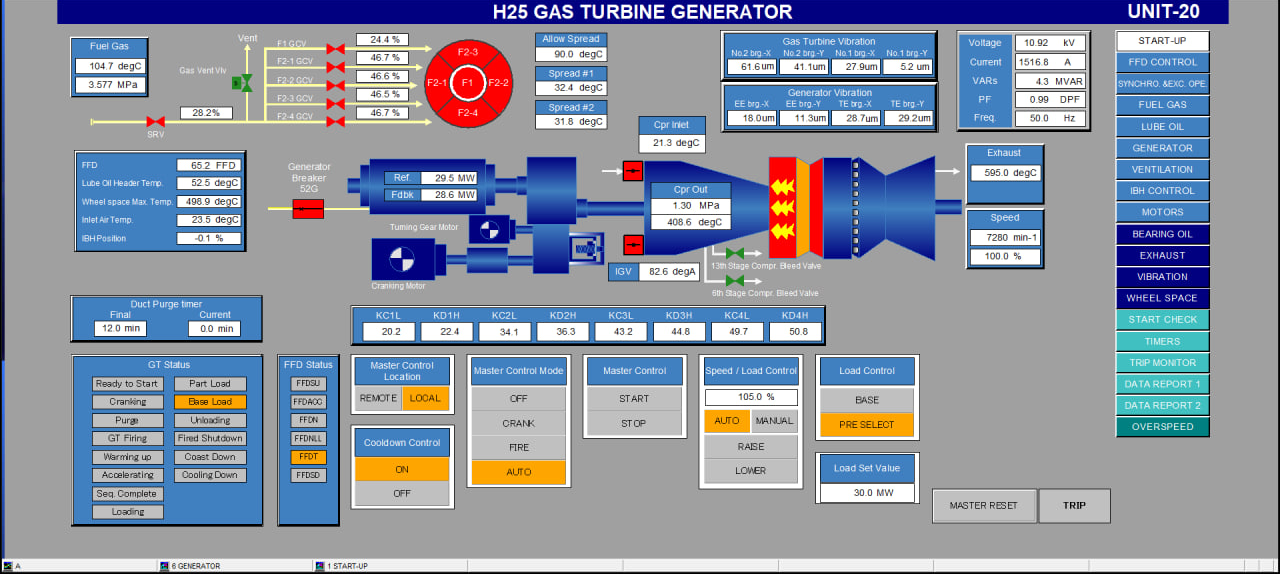
#> input picture ref_orig/01_startup.png, 1280 x 574 px, found by its file name; its folder holds only this picture in this run
$ python words_sheet.py
#> lines starting #> are read from the running program, lines starting #| are printed output that depends on the picture
# kontakt-jadval: barcha o'rta so'zlar (w40-200, h8-20) bitta PNG ga
import os
from collections import deque
from PIL import Image

def isdark(p):
    return p[0] < 120 and p[1] < 120 and p[2] < 120

cells = []
for f in sorted(os.listdir('ref_orig')):
    if not f.endswith('.png'):
        continue
    im = Image.open(os.path.join('ref_orig', f)).convert('RGB')
#> im is the input picture: PIL image 1280x574 RGB; mean R, G, B 139.6, 147.3, 163.9
    px = im.load()
    W, H = im.size
#> W = 1280; H = 574
    dark = [[isdark(px[x, y]) for x in range(W)] for y in range(H)]
#> dark = 574 items
    mask = [[False] * W for _ in range(H)]
    for y in range(H):
        x = 0
        while x < W:
            if dark[y][x]:
                x0 = x
                while x < W and dark[y][x]:
                    x += 1
                if x - x0 > 60:
                    for xx in range(x0, x):
                        mask[y][xx] = True
            else:
                x += 1
    for x in range(W):
        y = 0
        while y < H:
            if dark[y][x]:
                y0 = y
                while y < H and dark[y][x]:
                    y += 1
                if y - y0 > 40:
                    for yy in range(y0, y):
                        mask[yy][x] = True
            else:
                y += 1
    txt = [[dark[y][x] and not mask[y][x] for x in range(W)] for y in range(H)]
#> txt = 574 items
    seen = set()
    comps = []
    for y in range(H):
        for x in range(W):
            if (x, y) in seen or not txt[y][x]:
                continue
            q = deque([(x, y)])
            seen.add((x, y))
            xs, ys = [], []
            while q:
                cx, cy = q.popleft()
                xs.append(cx); ys.append(cy)
                for nx in (cx - 1, cx, cx + 1):
                    for ny in (cy - 1, cy, cy + 1):
                        if 0 <= nx < W and 0 <= ny < H and (nx, ny) not in seen and txt[ny][nx]:
                            seen.add((nx, ny))
                            q.append((nx, ny))
            if len(xs) > 4:
                comps.append([min(xs), min(ys), max(xs), max(ys)])
    comps.sort()
    groups = []
    for c in comps:
        placed = False
        for g in groups:
            if not (c[3] < g[1] - 3 or c[1] > g[3] + 3) and c[0] - g[2] < 12:
                g[0] = min(g[0], c[0]); g[1] = min(g[1], c[1])
                g[2] = max(g[2], c[2]); g[3] = max(g[3], c[3])
                placed = True
                break
        if not placed:
            groups.append(c)
#> after the loop, g = [1208, 332, 1209, 392]
    for (x0, y0, x1, y1) in groups:
        w, h = x1 - x0 + 1, y1 - y0 + 1
        if 40 <= w <= 200 and 8 <= h <= 20:
            crop = im.crop((max(0, x0 - 4), max(0, y0 - 4), min(W, x1 + 5), min(H, y1 + 5)))
            cells.append((f, x0, y0, crop))
#> after the loop, cells = 13 items

print('cells:', len(cells))
#| cells: 13
# 3x kattalashtirilgan jadval
ZW = 3
cols = 4
cw = max(c.width for _, _, _, c in cells) * ZW + 200
#> cw = 689
rh = max(c.height for _, _, _, c in cells) * ZW + 30
#> rh = 114
rows = (len(cells) + cols - 1) // cols
#> rows = 4
sheet = Image.new('RGB', (cols * cw, rows * rh), (255, 0, 0))
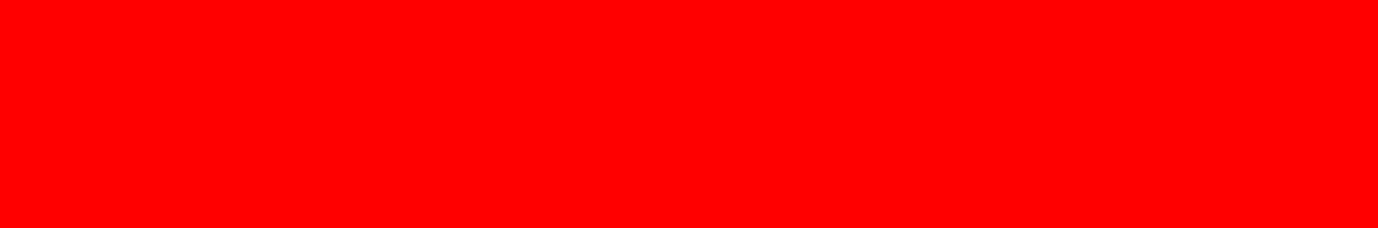
#> sheet: PIL image 2756x456 RGB (shown at 1/2 size); mean R, G, B 255, 0, 0
from PIL import ImageDraw
d = ImageDraw.Draw(sheet)
for i, (f, x0, y0, c) in enumerate(cells):
    r, cc = divmod(i, cols)
    big = c.resize((c.width * ZW, c.height * ZW), Image.NEAREST)
    sheet.paste(big, (cc * cw, r * rh + 24))
    d.text((cc * cw + 2, r * rh + 2), f'{i}:{f} x{x0} y{y0}', fill=(255, 255, 255))
#> this loop made 13 passes
#> (x0, y0, r, cc) on passes 1 to 12: (92, 469, 0, 0), (94, 320, 0, 1), (105, 453, 0, 2), (163, 432, 0, 3), (163, 451, 1, 0), (180, 106, 1, 1), (188, 320, 1, 2), (356, 33, 1, 3), (356, 51, 2, 0), (356, 70, 2, 1), (356, 88, 2, 2), (356, 106, 2, 3)
#> pass 1, `big = c.resize((c.width * ZW, c.height * ZW), Image.NEAREST)`:
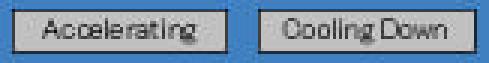
#> big: PIL image 489x63 RGB; mean R, G, B 120.2, 144.3, 168.9
#> pass 2, `big = c.resize((c.width * ZW, c.height * ZW), Image.NEAREST)`:
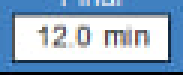
#> big: PIL image 183x75 RGB; mean R, G, B 143.5, 168.8, 194.4
#> pass 3, `big = c.resize((c.width * ZW, c.height * ZW), Image.NEAREST)`:
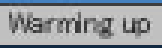
#> big: PIL image 162x48 RGB; mean R, G, B 147.3, 152.5, 157.8
#> after the loop:
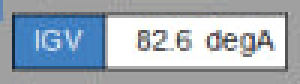
#> big: PIL image 300x84 RGB; mean R, G, B 162.1, 173.4, 184.6
#> after the loop:
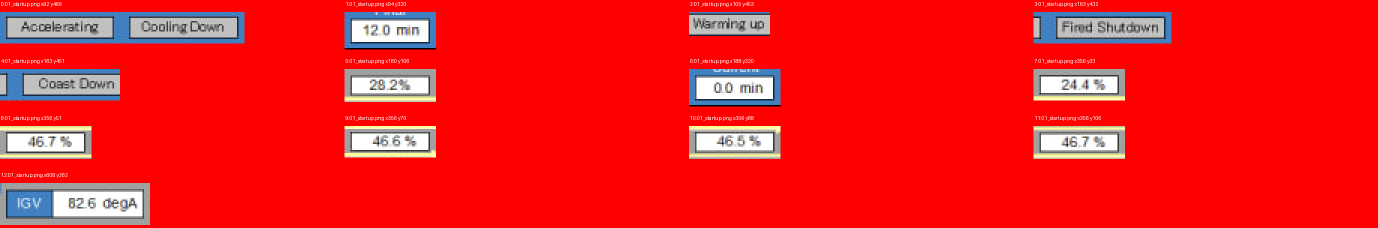
#> sheet: PIL image 2756x456 RGB (shown at 1/2 size); mean R, G, B 240.1, 27.5, 28.6
sheet.save('tools/words_sheet.png')
print('sheet:', sheet.size)
#| sheet: (2756, 456)

$ run again, on ref_orig/05_lube_oil.png
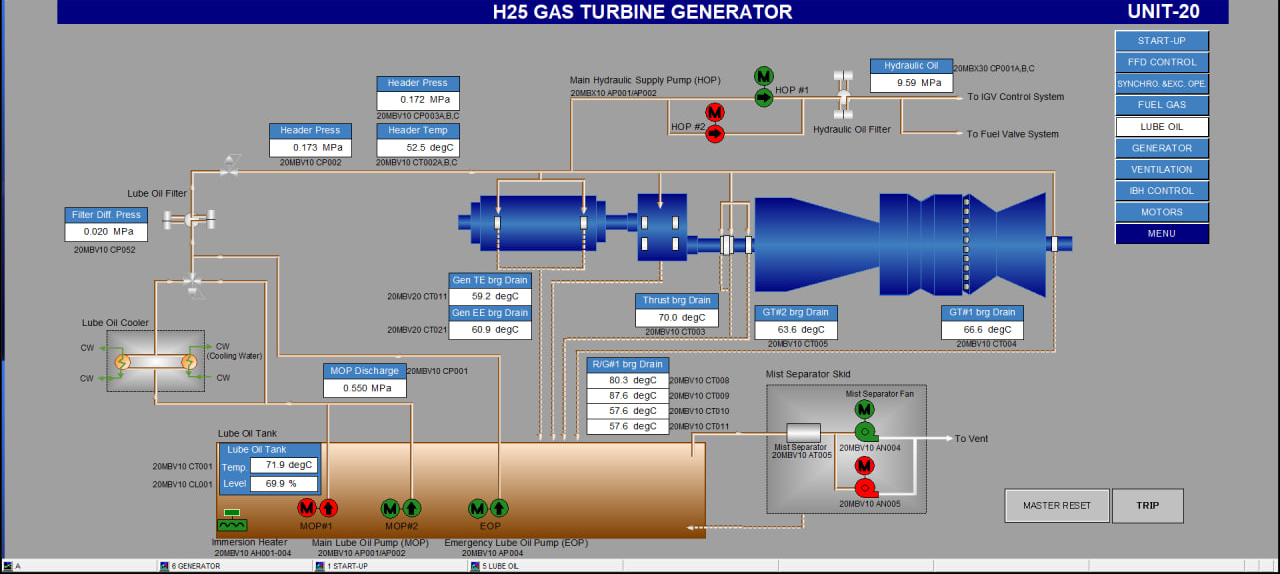
#> input picture ref_orig/05_lube_oil.png, 1280 x 574 px, found by its file name
#> im is the input picture: PIL image 1280x574 RGB; mean R, G, B 148.1, 149.2, 157.7
#> dark = 574 items
#> after the loop `for (x0, y0, x1, y1) in groups:`: cells = 14 items
#| cells: 14
#> cw = 662
#> rh = 111
#> rows = 4
#> the loop `for i, (f, x0, y0, c) in enumerate(cells):` made 14 passes
#> (x0, y0, r, cc) on passes 1 to 8: (106, 377, 0, 0), (213, 538, 0, 1), (297, 502, 0, 2), (313, 539, 0, 3), (388, 290, 1, 0), (388, 323, 1, 1), (445, 538, 1, 2), (570, 76, 1, 3)
#> pass 1, `big = c.resize((c.width * ZW, c.height * ZW), Image.NEAREST)`:
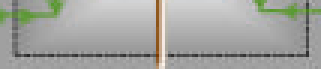
#> big: PIL image 321x69 RGB; mean R, G, B 162.8, 164.3, 159.4
#> after the loop `for i, (f, x0, y0, c) in enumerate(cells):`:
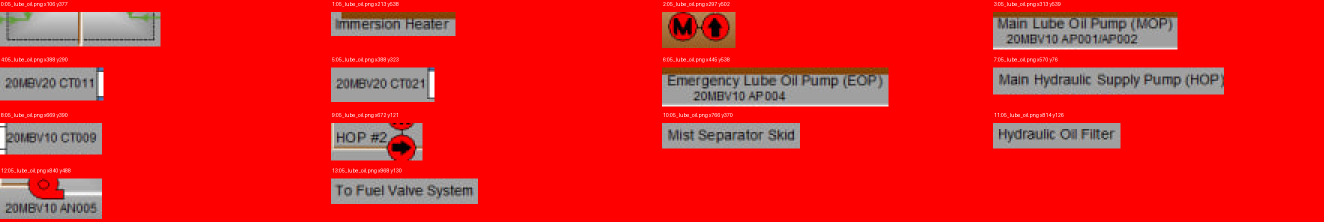
#> sheet: PIL image 2648x444 RGB (shown at 1/2 size); mean R, G, B 232.7, 29.4, 28.4
#| sheet: (2648, 444)

$ run again, on ref_orig/06_generator.png
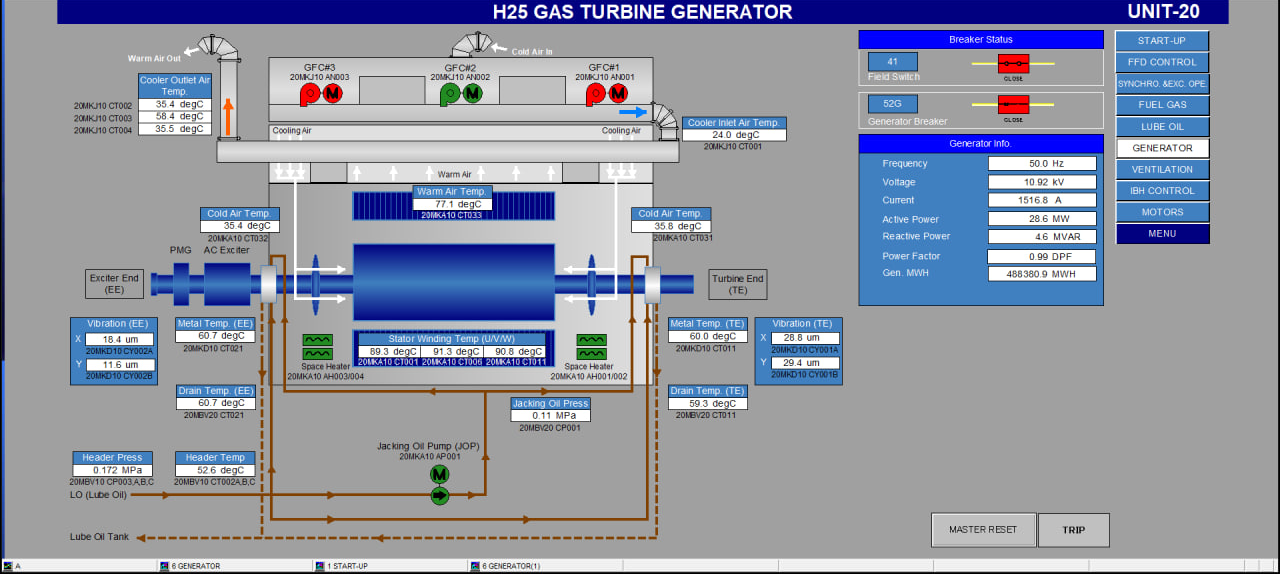
#> input picture ref_orig/06_generator.png, 1280 x 574 px, found by its file name
#> im is the input picture: PIL image 1280x574 RGB; mean R, G, B 144.8, 150.3, 166.5
#> dark = 574 items
#> after the loop `for (x0, y0, x1, y1) in groups:`: cells = 6 items
#| cells: 6
#> cw = 527
#> rh = 114
#> rows = 2
#> the loop `for i, (f, x0, y0, c) in enumerate(cells):` made 6 passes
#> (x0, y0, r, cc) on passes 1 to 6: (70, 465, 0, 0), (70, 491, 0, 1), (204, 246, 0, 2), (378, 442, 0, 3), (868, 52, 1, 0), (868, 94, 1, 1)
#> after the loop `for i, (f, x0, y0, c) in enumerate(cells):`:
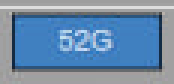
#> big: PIL image 174x84 RGB; mean R, G, B 107.9, 139.5, 171.6
#> after the loop `for i, (f, x0, y0, c) in enumerate(cells):`:
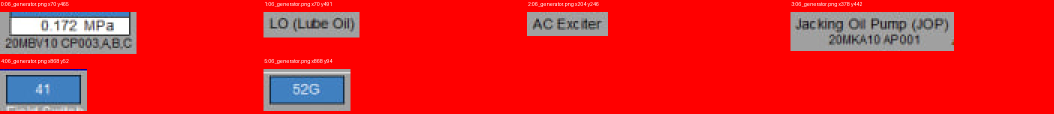
#> sheet: PIL image 2108x228 RGB (shown at 1/2 size); mean R, G, B 231.3, 30, 32.5
#| sheet: (2108, 228)

$ run again, on ref_orig/07_ventilation.png
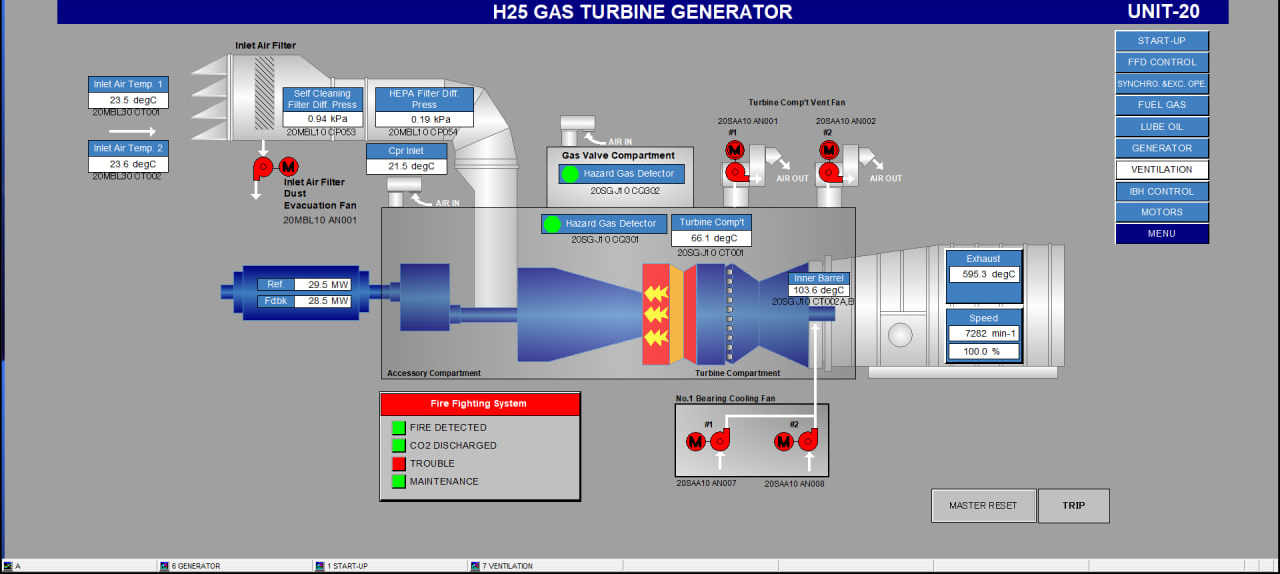
#> input picture ref_orig/07_ventilation.png, 1280 x 574 px, found by its file name
#> im is the input picture: PIL image 1280x574 RGB; mean R, G, B 153.2, 154.1, 163.9
#> dark = 574 items
#> after the loop `for (x0, y0, x1, y1) in groups:`: cells = 10 items
#| cells: 10
#> cw = 773
#> rh = 99
#> rows = 3
#> the loop `for i, (f, x0, y0, c) in enumerate(cells):` made 10 passes
#> (x0, y0, r, cc) on passes 1 to 8: (284, 216, 0, 0), (387, 370, 0, 1), (392, 421, 0, 2), (392, 438, 0, 3), (392, 457, 1, 0), (392, 475, 1, 1), (563, 152, 1, 2), (672, 370, 1, 3)
#> after the loop `for i, (f, x0, y0, c) in enumerate(cells):`:
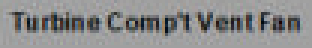
#> big: PIL image 312x48 RGB; mean R, G, B 141.1, 141.3, 141.2
#> after the loop `for i, (f, x0, y0, c) in enumerate(cells):`:
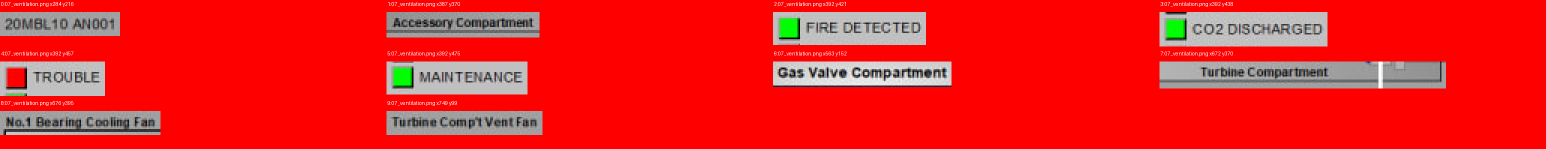
#> sheet: PIL image 3092x297 RGB (shown at 1/2 size); mean R, G, B 235, 32.4, 31.4
#| sheet: (3092, 297)
